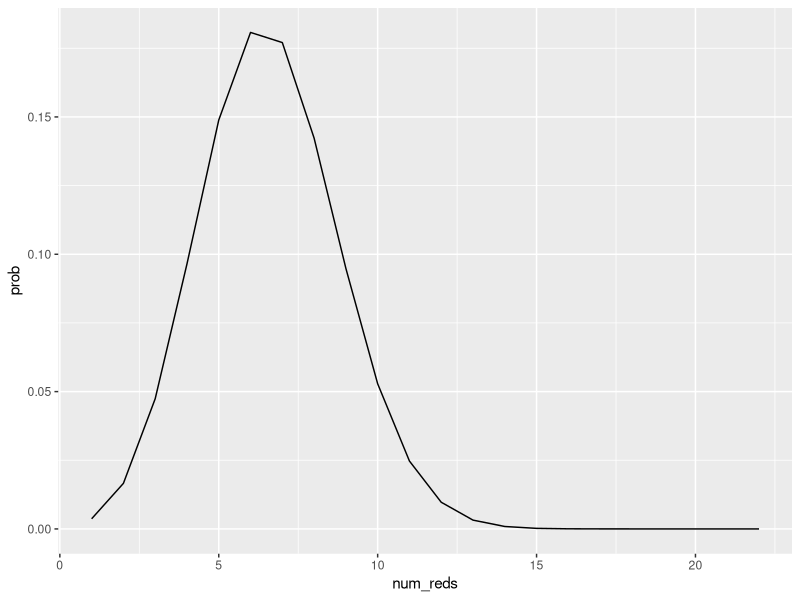
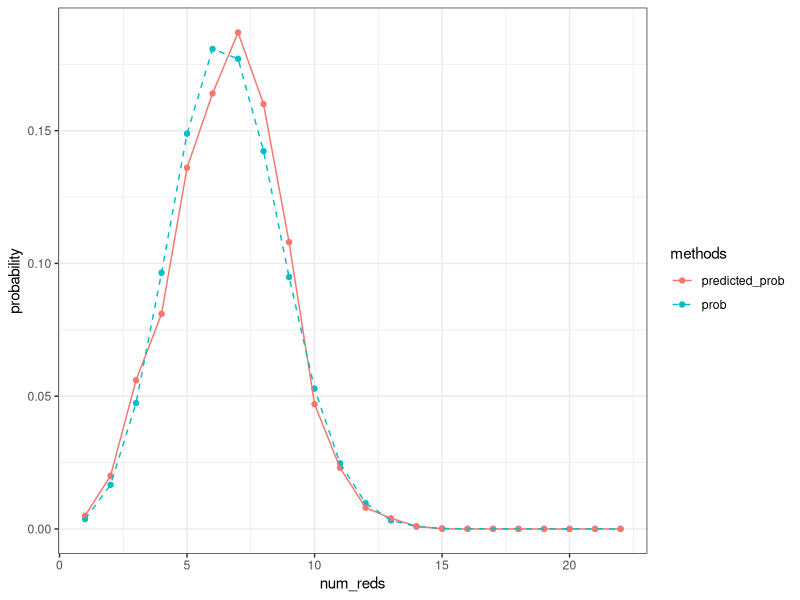
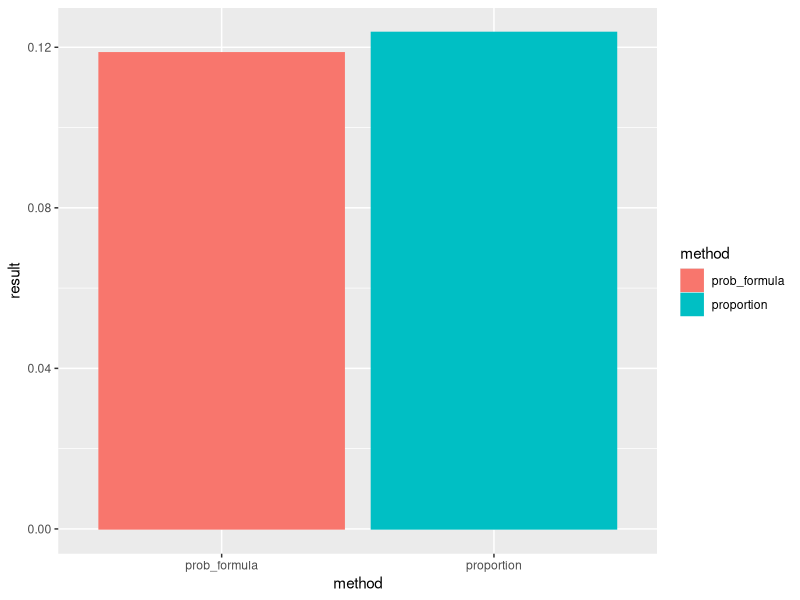

Source code (R) for these figures, in order:
## ---- chunk 1
library(tidyverse)
## ---- chunk 2
prob_red_spheres <- function(z){
  # z --> the times that draw a red ball
  p <- choose(22,z)*(0.3^z)*(0.7^(22-z))
  return(p)
}

prob_red_spheres(10)
## ---- chunk 3
num_reds <- seq(1,22)
prob <- unlist(map(num_reds, prob_red_spheres))

prob_by_num_reds <- data.frame(num_reds, prob)

prob_by_num_reds %>% head(3)
## ---- chunk 4
prob_by_num_reds %>%
  ggplot(aes(num_reds, prob))+
  geom_line()
## ---- chunk 5
sample(10,22, replace=TRUE)
## ---- chunk 6

num_trials<-1000 # set the number of trials
#set.seed(0) # set the random seed

# generate collection of num_trials simulations
# first column is number of trial
# second column is the result of each trial
# use "map" to map each trial to a list of outcomes
sampling_with_replacement_simulation<-data.frame(trial=1:num_trials) %>%
mutate(sample_balls = map(.x=trial, ~sample(10,22, replace = TRUE)))
## ---- chunk 7
# use "sum" to count the elements number which le 3
sampling_with_replacement_simulation <- sampling_with_replacement_simulation %>%
  mutate(num_reds= map_dbl(.x= sample_balls, ~sum(.x<=3)))
## ---- chunk 8
# first extract the num_reds in each trial
reds_occ_times <- sampling_with_replacement_simulation$num_reds

# calculate correspond frequency with num_reds in prob_by_num_reds

prob_by_num_reds<-prob_by_num_reds%>%
  mutate(predicted_prob= 
           map_dbl(.x=num_reds,~sum(.x==reds_occ_times))/num_trials)
## ---- chunk 9
# first tidy frame since simulation and formula can be
# seen as two different estimating methods
prob_by_num_reds_tidy <- prob_by_num_reds%>%
  pivot_longer(cols=!num_reds, names_to = "methods", values_to = "probability")

# then use tidied version to visualize
prob_by_num_reds_tidy%>%
  ggplot(aes(x=num_reds, y=probability, color=methods, linetype=methods))+geom_point()+
  geom_line()+scale_linetype_manual(values = c('solid','dashed'))+theme_bw()
## ---- chunk 10
# set a number for trials
num_trials <- 10000

# create a frame with two columns,one for num, one for simulation result
prob_by_num <- data.frame(number=1:num_trials)%>%
             mutate(result=map(.x=number, 
                               ~sample(100,10, replace=FALSE)))

# compute the number of each color in every trial
# suppose green balls [1,20], red [21,70], blue [71,100]
prob_by_num <- prob_by_num%>%
  mutate(green=map_dbl(.x=result, ~sum(.x>=1 & .x <= 20)),
         red=map_dbl(.x=result, ~sum(.x>=21 & .x <= 70)),
         blue=map_dbl(.x=result, ~sum(.x>=71 & .x <= 100)))

# use pmin to compute the minimum ball number appeared
# pmin is compare several vectors' correspond element and 
# return a new vector with each element is min
prob_by_num <- prob_by_num %>% mutate(minimum=pmin(green, red, blue))

# compute the proportion of rows which minimum number is zero
proportion <- sum(prob_by_num$minimum==0)/num_trials

proportion
## ---- chunk 11
# compute the result of formula

prob_formula <- (choose(50,10)*2+choose(80,10)+choose(70,10)-choose(50,10)-choose(20,10)-choose(30,10))/choose(100,10)

prob_formula
## ---- chunk 12
# there are difference between geom_bar and geom_col
# bar shows the proportion to the number of cases
# col shows the values in the data, in this case, it's result
method <- c('prob_formula', 'proportion')
result <- c(prob_formula, proportion)
df<- data.frame(method, result)
df%>%ggplot(aes(x=method,y=result, color=method, fill=method))+geom_col()
